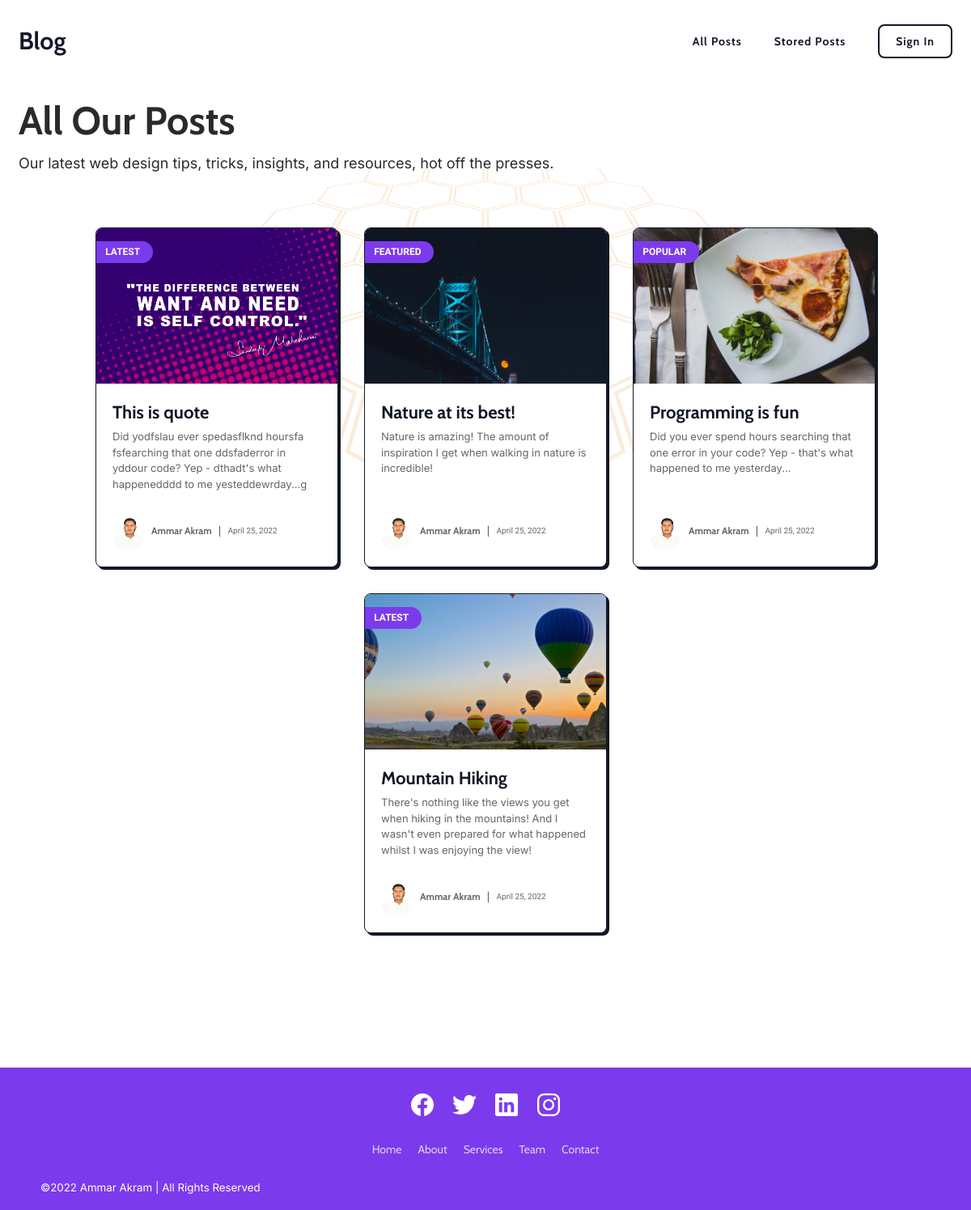
The page /posts on the database its author committed.
### blog/models.py (models this page shows, shortened)
class Post(models.Model):
    title = models.CharField(max_length=150)
    excerpt = models.CharField(max_length=250)
    image = models.ImageField(upload_to="posts", null=True)
    date = models.DateField(auto_now=True, db_index=True)
    slug = models.SlugField(unique=True, db_index=True)
    content = models.TextField(validators=[MinLengthValidator(5)])
    author = models.ForeignKey(
        Author, on_delete=models.SET_NULL, null=True, related_name="posts")
    post_type = models.ForeignKey(
        Tag, on_delete=models.SET_NULL, null=True, related_name="tag")

class Tag(models.Model):
    name = models.CharField(max_length=20)
    def __str__(self):
        return self.name

class Author(models.Model):
    first_name = models.CharField(max_length=50)
    last_name = models.CharField(max_length=50)
    email_address = models.EmailField()
    def full_name(self):
        return f"{self.first_name} {self.last_name}"
    def __str__(self):
        return self.full_name()

### blog/views.py (the view)
# urls.py: path('posts', views.PostsView.as_view(), name='posts'),
class PostsView(ListView):
    template_name = "blog/posts.html"
    model = Post
    ordering = ["-date"]
    context_object_name = "posts"

### blog/templates/blog/posts.html (shortened to what this page needs)
{% extends 'base.html' %}
{% load static %}
{% block css_files %}
<link rel='stylesheet' href={% static 'blog/posts.css' %}>
{% endblock  %}
{% block content %}
{% include 'blog/includes/background.html' %}
<div class="container">
  <h1 class="section-heading">All Our Posts</h1>
  <p class="heading-description">Our latest web design tips, tricks, insights, and resources, hot off the presses.</p>
</div>
<div class="wrapper">
  {% for post in posts %}
    {% include 'blog/includes/card.html' %}
  {% endfor %}
  </div>
{% endblock  %}

### templates/base.html (shortened to what this page needs)
{% load static %}
<!DOCTYPE html>
<html lang="en">
<head>
  <link rel='stylesheet' href={% static 'app.css' %}>
  {% block css_files %}{% endblock  %}
</head>
<body>
<header class="header container container-pall">
  <nav class="nav flex flex-jc-sp flex-ai-c">
    <a class="header__logo" href="/">Blog</a>
    <ul class="menu flex">
      <li class="menu__item"><a href={% url "posts" %} class="menu__link">All Posts</a></li>
      <li class="menu__item"><a href="{% url "later" %}" class="menu__link">Stored Posts</a></li>
      <li class="menu__item"><a href="#" class="menu__link menu__link--primary">Sign In</a></li>
    </ul>
  </nav>
</header>
{% block content %}{% endblock  %}
    <div class="main-div ">
      <footer class="footer mtop">
        <ul class="social-icon">
          <li class="social-icon__item"><a class="social-icon__link" href="#">
              <ion-icon name="logo-facebook"></ion-icon>
            </a></li>
          <li class="social-icon__item"><a class="social-icon__link" href="#">
              <ion-icon name="logo-twitter"></ion-icon>
            </a></li>
          <li class="social-icon__item"><a class="social-icon__link" href="#">
              <ion-icon name="logo-linkedin"></ion-icon>
            </a></li>
          <li class="social-icon__item"><a class="social-icon__link" href="#">
              <ion-icon name="logo-instagram"></ion-icon>
            </a></li>
        </ul>
        <ul class="menu1">
          <li class="menu__item1"><a class="footer__link" href="#">Home</a></li>
          <li class="menu__item1"><a class="footer__link" href="#">About</a></li>
          <li class="menu__item1"><a class="footer__link" href="#">Services</a></li>
          <li class="menu__item1"><a class="footer__link" href="#">Team</a></li>
          <li class="menu__item1"><a class="footer__link" href="#">Contact</a></li>
        </ul>
        <small>&copy;2022 Ammar Akram | All Rights Reserved</small>
      </footer>
    </div>
</body>
</html>

### blog/templates/blog/includes/background.html (shortened to what this page needs)
<div class="wrapper2">
  <div class="row row_1">
     <div class="hexagon ring ring_1"><span></span></div>
     <div class="hexagon ring ring_1"><span></span></div>
     <div class="hexagon ring ring_1"><span></span></div>
     <div class="hexagon ring ring_1"><span></span></div>
  </div>
  <div class="row row_2">
     <div class="hexagon ring ring_1"><span></span></div>
     <div class="hexagon ring ring_2"><span></span></div>
     <div class="hexagon ring ring_2"><span></span></div>
     <div class="hexagon ring ring_2"><span></span></div>
     <div class="hexagon ring ring_1"><span></span></div>
  </div>
  <div class="row row_3">
     <div class="hexagon ring ring_1"><span></span></div>
     <div class="hexagon ring ring_2"><span></span></div>
     <div class="hexagon ring ring_3"><span></span></div>
     <div class="hexagon ring ring_3"><span></span></div>
     <div class="hexagon ring ring_2"><span></span></div>
     <div class="hexagon ring ring_1"><span></span></div>
  </div>
  <div class="row row_4">
  </div>
  <div class="row row_5">
     <div class="hexagon ring ring_2"><span></span></div>
     <div class="hexagon ring ring_2"><span></span></div>
  </div>
  <div class="row row_6">
  </div>
  <div class="row row_7">
  </div>
</div>

### blog/templates/blog/includes/card.html
{% load static %}
  <div>
    <a href={% url 'single' post.slug %}>
<div class="card">
    <div class="card-banner">
      <p class="category-tag popular">{{post.post_type}}</p>
      <img class="banner-img" src={{ post.image.url }} alt='{{post.title}}'>
    </div>
    <div class="card-body">
      <div>
      <h2 class="blog-title">{{ post.title}}</h2>
   <p class="blog-description">{{ post.excerpt }} </p>
      </div>
      <div class="card-profile">
        <img class="profile-img" src={% static 'blog/images/main-image.png' %} alt=''>
        <div class="card-item">
          <h3 class="profile-name">{{post.author }}</h3>
        </div>
        <div class="card-item">|</div>
        <p class="profile-followers card-item">April 25, 2022</p>
      </div>
    </div>
  </div>
  </a>
  </div>

### rows shown on the page
Post: post_type "LATEST", image (picture), title "This is quote", excerpt "Did yodfslau ever spedasflknd hoursfa fsfearching that one ddsfaderror in yddour code? Yep - dthadt's what happenedddd to me yesteddewrday...g", author "Ammar Akram"
Post: post_type "FEATURED", image (picture), title "Nature at its best!", excerpt "Nature is amazing! The amount of inspiration I get when walking in nature is incredible!", author "Ammar Akram"
Post: post_type "POPULAR", image (picture), title "Programming is fun", excerpt "Did you ever spend hours searching that one error in your code? Yep - that's what happened to me yesterday...", author "Ammar Akram"
Post: post_type "LATEST", image (picture), title "Mountain Hiking", excerpt "There's nothing like the views you get when hiking in the mountains! And I wasn't even prepared for what happened whilst I was enjoying the view!", author "Ammar Akram"
